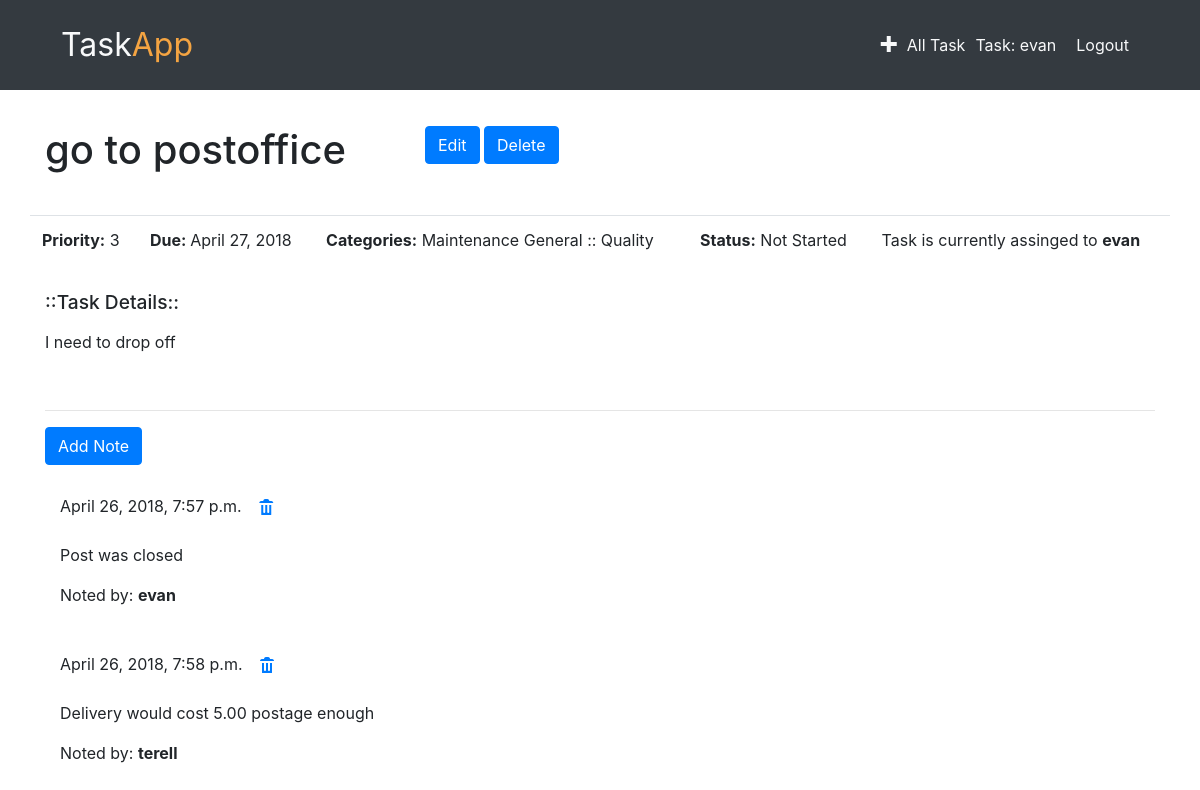
/task/4 (signed in), run on the app's committed database.
### todoapp/models.py (models this page shows, shortened)
class Task(models.Model):
    author = models.ForeignKey('auth.User')
    subject = models.CharField(max_length=200)
    text = models.TextField()
    created_date = models.DateTimeField(default=timezone.now)
    due_date = models.DateField(blank=True, null=True)
    assign = models.CharField(max_length=200)
    status = models.CharField(max_length=200, default='Not Started')
    category = models.CharField(max_length=200)
    sub_category = models.CharField(max_length=200)
    priority = models.CharField(max_length=10, default='5')

class Notes(models.Model):
    task = models.ForeignKey('todoapp.Task',related_name='notes')
    author = models.CharField(max_length=200)
    text = models.TextField()
    created_date = models.DateTimeField(default=timezone.now)
    approved_note = models.BooleanField(default=True)

### todoapp/views.py (the view)
# urls.py: url(r'^task/(?P<pk>\d+)$', views.TaskDetailView.as_view(), name='task_detail'),
class TaskDetailView(DetailView):
    model = Task

### todoapp/templates/todoapp/task_detail.html
{% extends "todoapp/base.html" %}
{% block content %}
    <div class="row">
        <div class="col-8 col-md-4">
            <h1 class="tasktitle">{{ task.subject }}</h1>
        </div>
        <div class="col-4">
            {% if user.is_authenticated %}
                <a class="btn btn-primary" href="{% url 'task_edit' pk=task.pk %}">Edit</span></a>
                <a class="btn btn-primary" href="{% url 'task_remove' pk=task.pk %}">Delete</span></a>
            {% endif %}
        </div>
    </div>
    <div class="row taskdetail-container">
        <table class="table">
            <tr>
                <td><strong>Priority:</strong> {{ task.priority }}</td>
                <td><strong>Due: </strong> {{ task.due_date }}</td>
                <td><strong>Categories:</strong> {{ task.category }} :: {{ task.sub_category }}</td>
                <td><strong>Status:</strong> {{ task.status }}</td>
                <td>Task is currently assinged to <strong> {{ task.assign }}</strong></td>
            </tr>
        </table>
    </div>
    <div class="subject-container">
        <h3 class>::Task Details:: </h3>
        <p class="taskcontent"> {{ task.text|safe|linebreaksbr }}</p>
    </div>
    <hr>
    <a class="btn btn-primary" href="{% url 'add_note_to_task' pk=task.pk %}">Add Note</a>
    <div class="container">
        {% for note in task.notes.all %}
        <br>
            {% if user.is_authenticated or note.approved_note %}
                {{ note.created_date }}
                <a class="btn btn-default" href="{% url 'note_remove' pk=note.pk %}"><span class="oi oi-trash"></span></a>
                <p>{{ note.text|safe|linebreaksbr }}</p>
                <p>Noted by: <strong>{{ note.author }}</strong></p>
            {% endif %}
        {% empty %}
            <p>No notes added</p>
        {% endfor %}
    </div>
{% endblock %}

### todoapp/templates/todoapp/base.html (shortened to what this page needs)
<!doctype html>
{% load staticfiles %}
<html lang="en">
  <head>
    <link rel="stylesheet" href="https://stackpath.bootstrapcdn.com/bootstrap/4.1.0/css/bootstrap.min.css">
    <link rel="stylesheet" href="//cdn.jsdelivr.net/npm/medium-editor@latest/dist/css/medium-editor.min.css" type="text/css" media="screen" charset="utf-8">
    <link rel="stylesheet" href="{% static 'css/todoapp.css' %}">
    <link href="{% static 'css/open-iconic-bootstrap.css' %}" rel="stylesheet">
    <link type="text/css" href="http://ajax.googleapis.com/ajax/libs/jqueryui/1.10.3/themes/black-tie/jquery-ui.min.css" rel="stylesheet" />
  </head>
  <body>
    <nav class="navbar navbar-dark bg-dark techfont custom-navbar">
      <div class="container">
        <ul class="nav navbar">
          <li class="nav-item"><a class="navbar-brand bigbrand text-light" href="{% url 'task_list' %}">Task<span class="app-color">App</span></a></li>
        </ul>
        <ul class="nav navbar justify-content-end">
          {% if user.is_authenticated %}
          <li class="nav-item"><a class="text-light nav-spacer" href="{% url 'task_new' %}"><span class="oi oi-plus"></span></a></li>
          <li class="nav-item"><a class="text-light nav-spaer" href="{% url 'task_complete_list' %}">All Task</a></li>
          <li class="nav-item"><a class="text-light nav-spacer" href="{% url 'task_user_list' username=user.username %}">Task: <span class="capitalizeit">{{ user.username }}</span></a></li>
          <li class="nav-item"><a class="text-light nav-spacer" href="{% url 'logout' %}">Logout</a></li>
          {% else %}
          <li class="nav-item"><a class="text-light navbar-right" href="{% url 'login' %}"><span class="oi oi-key"></span></a></li>
          {% endif %}
        </ul>
      </div>
    </nav>
      <div class="content container">
              {% block content %}
              {% endblock %}
      </div>
  </body>
</html>

### todoapp/static/css/todoapp.css (style rules this page uses)
.bigbrand { font-size: 2em; }
.app-color { color: #f4a442; }
.nav-spacer { margin: 10px; }
.content { padding-top: 3%; }
.taskdetail-container { margin-top: 3%; }
.subject-container { margin-bottom: 5%; }
.subject-container h3 { margin-top: 1%; font-size: 1.2em; }

### data on the page
Task: subject "go to postoffice", priority "3", due_date "April 27, 2018", category "Maintenance General", sub_category "Quality", status "Not Started", assign "evan", text "I need to drop off"
Notes: created_date "April 26, 2018, 7:57 p.m.", text "Post was closed", author "evan"
Notes: created_date "April 26, 2018, 7:58 p.m.", text "Delivery would cost 5.00 postage enough", author "terell"

### other printed values
{{ user.username }} "evan"
